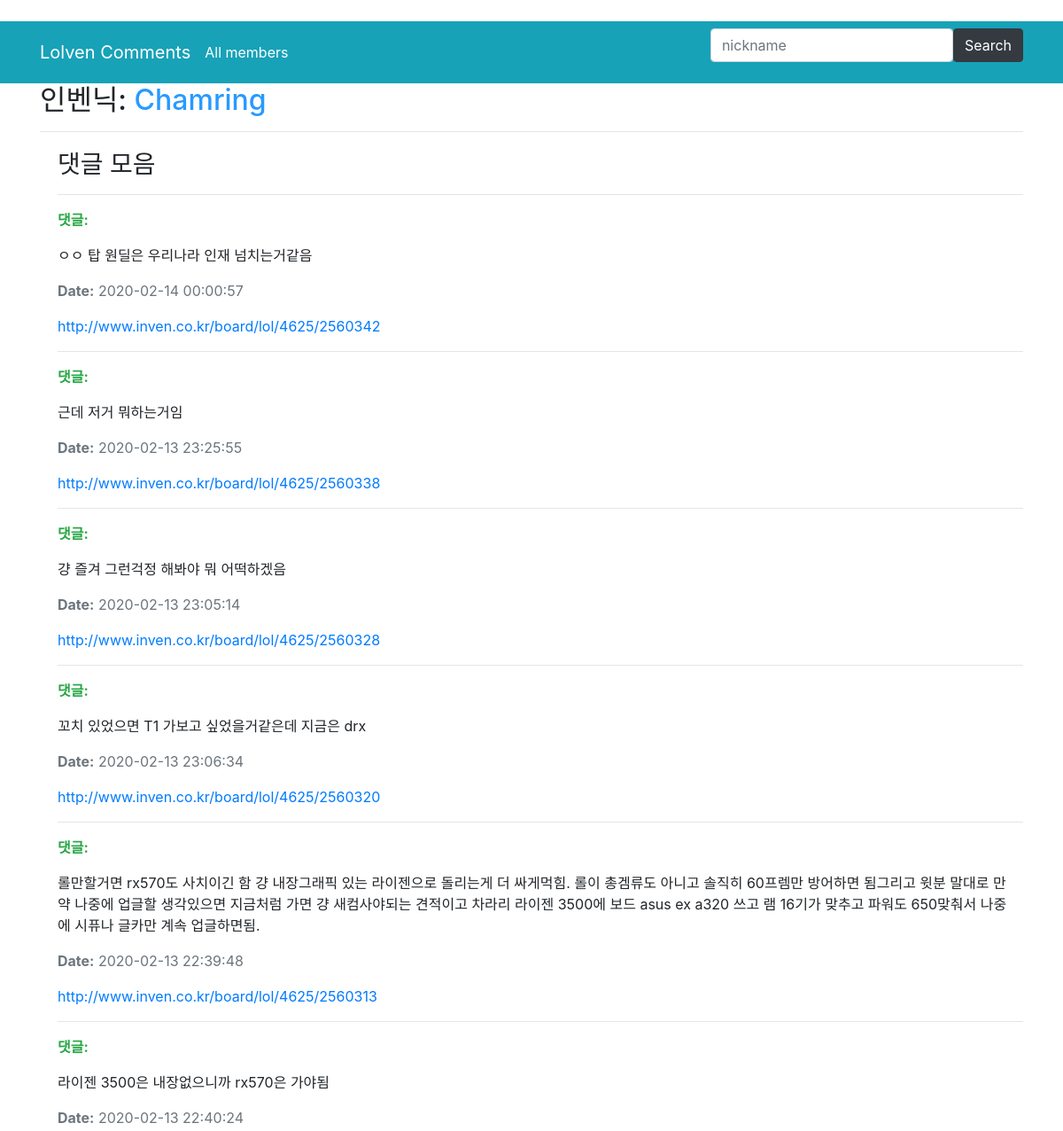
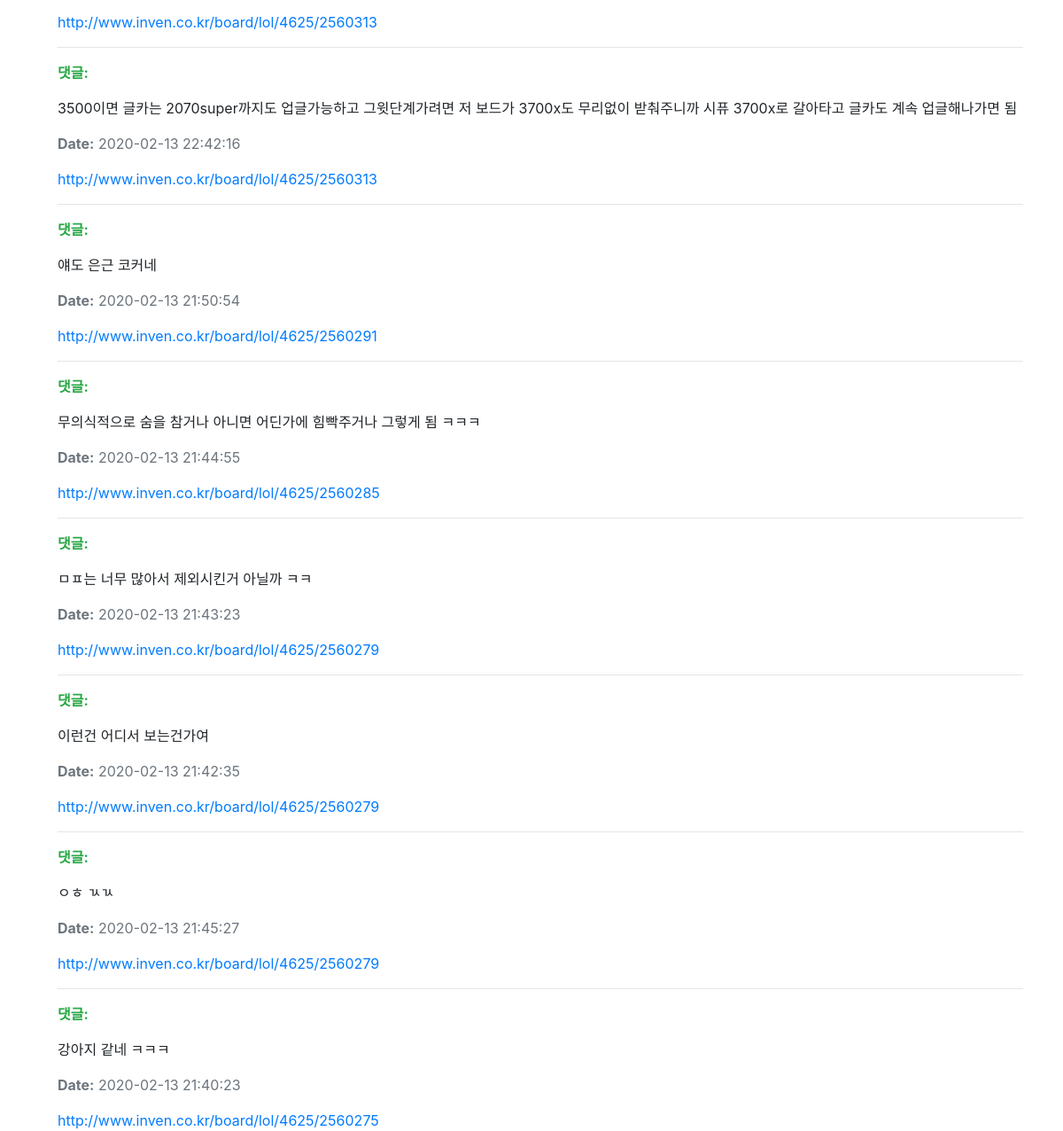
/parsed_data/members/21, run on the app's committed database (2 pictures, top to bottom).
### parsed_data/models.py (models this page shows, shortened)
class Member(models.Model):
    nickname_text = models.CharField(max_length=30)
    class Meta:
        ordering = ['nickname_text']

class Cmt(models.Model):
    nickname = models.ForeignKey(Member, on_delete=models.CASCADE)
    comment = models.TextField()
    date = models.CharField(max_length=20)
    link = models.URLField()

### parsed_data/views.py (the view)
# urls.py: path('members/<int:pk>', views.MemberDetailView.as_view(), name='member-detail'),
class MemberDetailView(generic.DetailView):
    model = Member

### parsed_data/templates/parsed_data/member_detail.html
﻿{% extends "base_generic.html" %}
{% block content %}
  <h2>인벤닉:   <font color="#289AFF">{{ member.nickname_text }}</font></h2>
 <hr>
  <div style="margin-left:20px;margin-top:20px">
    <h3>댓글 모음</h4>
    {% for comment in member.cmt_set.all %}
      <hr>
      <p class="text-success"><strong>댓글:</strong> </p>
      <p>{{comment.comment}}</p>
      <p class="text-muted"><strong>Date:</strong> {{comment.date}}</p>
      <a href = "{{comment.link}}">{{comment.link}}</a>
    {% endfor %}
  </div>
{% endblock %}

### data on the page
Member: nickname_text "Chamring"
Cmt: comment "ㅇㅇ 탑 원딜은 우리나라 인재 넘치는거같음", date "2020-02-14 00:00:57", link "http://www.inven.co.kr/board/lol/4625/2560342"
Cmt: comment "근데 저거 뭐하는거임", date "2020-02-13 23:25:55", link "http://www.inven.co.kr/board/lol/4625/2560338"
Cmt: comment "걍 즐겨 그런걱정 해봐야 뭐 어떡하겠음", date "2020-02-13 23:05:14", link "http://www.inven.co.kr/board/lol/4625/2560328"
Cmt: comment "꼬치 있었으면 T1 가보고 싶었을거같은데 지금은 drx", date "2020-02-13 23:06:34", link "http://www.inven.co.kr/board/lol/4625/2560320"
Cmt: comment "롤만할거면 rx570도 사치이긴 함 걍 내장그래픽 있는 라이젠으로 돌리는게 더 싸게먹힘. 롤이 총겜류도 아니고 솔직히 60프렘만 방어하면 됨그리고 윗분 말대로 만약 나중에 업글할 생각있으면 지금처럼 가면 걍 새컴사야되는 견적이고 차라리 라이젠 3500에 보드 asus ex a320 쓰고 램 16기가 맞추고 파워도 650맞춰서 나중에 시퓨나 글카만 계속 업글하면됨.", date "2020-02-13 22:39:48", link "http://www.inven.co.kr/board/lol/4625/2560313"
Cmt: comment "라이젠 3500은 내장없으니까 rx570은 가야됨", date "2020-02-13 22:40:24", link "http://www.inven.co.kr/board/lol/4625/2560313"
Cmt: comment "3500이면 글카는 2070super까지도 업글가능하고 그윗단계가려면 저 보드가 3700x도 무리없이 받춰주니까 시퓨 3700x로 갈아타고 글카도 계속 업글해나가면 됨", date "2020-02-13 22:42:16", link "http://www.inven.co.kr/board/lol/4625/2560313"
Cmt: comment "얘도 은근 코커네", date "2020-02-13 21:50:54", link "http://www.inven.co.kr/board/lol/4625/2560291"
Cmt: comment "무의식적으로 숨을 참거나 아니면 어딘가에 힘빡주거나 그렇게 됨 ㅋㅋㅋ", date "2020-02-13 21:44:55", link "http://www.inven.co.kr/board/lol/4625/2560285"
Cmt: comment "ㅁㅍ는 너무 많아서 제외시킨거 아닐까 ㅋㅋ", date "2020-02-13 21:43:23", link "http://www.inven.co.kr/board/lol/4625/2560279"
Cmt: comment "이런건 어디서 보는건가여", date "2020-02-13 21:42:35", link "http://www.inven.co.kr/board/lol/4625/2560279"
Cmt: comment "ㅇㅎ ㄳㄳ", date "2020-02-13 21:45:27", link "http://www.inven.co.kr/board/lol/4625/2560279"
Cmt: comment "강아지 같네 ㅋㅋㅋ", date "2020-02-13 21:40:23", link "http://www.inven.co.kr/board/lol/4625/2560275"
